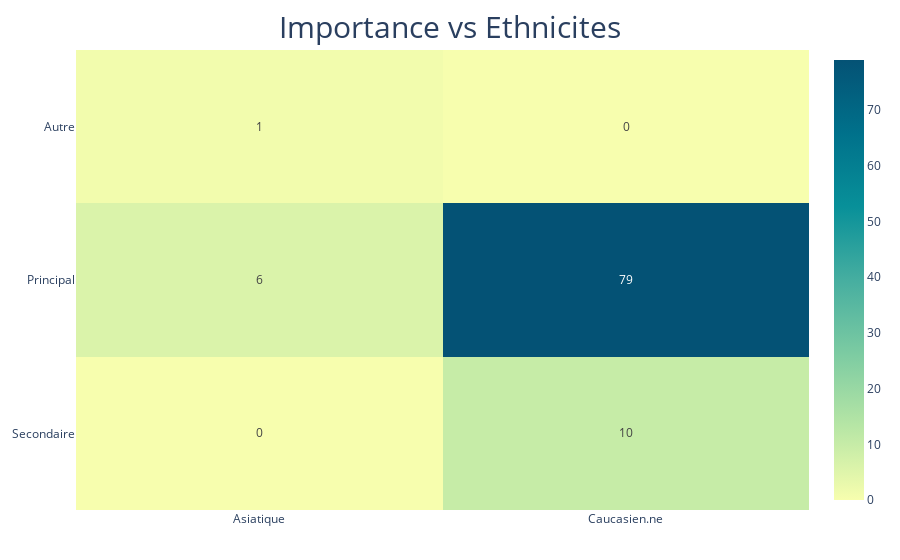

The notebook cell this image was saved under:
### Code cell
# Create a cross-tabulation
ct = pd.crosstab(data["Importance"], data["Ethnicites"])

# Generate a heatmap

fig = px.imshow(
    ct,
    text_auto=True,
    aspect="auto",
    labels=dict(x="", y="", color=""),
    title="Importance vs Ethnicites",
    color_continuous_scale='Bluyl'
)

# Update layout for clarity
fig.update_layout(
    margin = dict(t=50, l=25, r=25, b=50),
    title_font=dict(size=30),
    title_x=0.5, title_y=0.97
)

# Display the plot
fig.show()

### Figure 1 — Plotly figure (JSON) as saved in the notebook; plotly's stock layout.template omitted (floating-point values rounded to 4 significant figures)
{"data": [{"coloraxis": "coloraxis", "hovertemplate": "x: %{x}<br>y: %{y}<br>color: %{z}<extra></extra>", "name": "0", "texttemplate": "%{z}", "type": "heatmap", "x": ["Asiatique", "Caucasien.ne"], "xaxis": "x", "y": ["Autre", "Principal", "Secondaire"], "yaxis": "y", "z": [[1, 0], [6, 79], [0, 10]]}], "layout": {"coloraxis": {"colorscale": [[0, "rgb(247, 254, 174)"], [0.1667, "rgb(183, 230, 165)"], [0.3333, "rgb(124, 203, 162)"], [0.5, "rgb(70, 174, 160)"], [0.6667, "rgb(8, 144, 153)"], [0.8333, "rgb(0, 113, 139)"], [1, "rgb(4, 82, 117)"]]}, "margin": {"b": 50, "l": 25, "r": 25, "t": 50}, "title": {"font": {"size": 30}, "text": "Importance vs Ethnicites", "x": 0.5, "y": 0.97}, "xaxis": {"anchor": "y", "domain": [0, 1]}, "yaxis": {"anchor": "x", "autorange": "reversed", "domain": [0, 1]}}}
